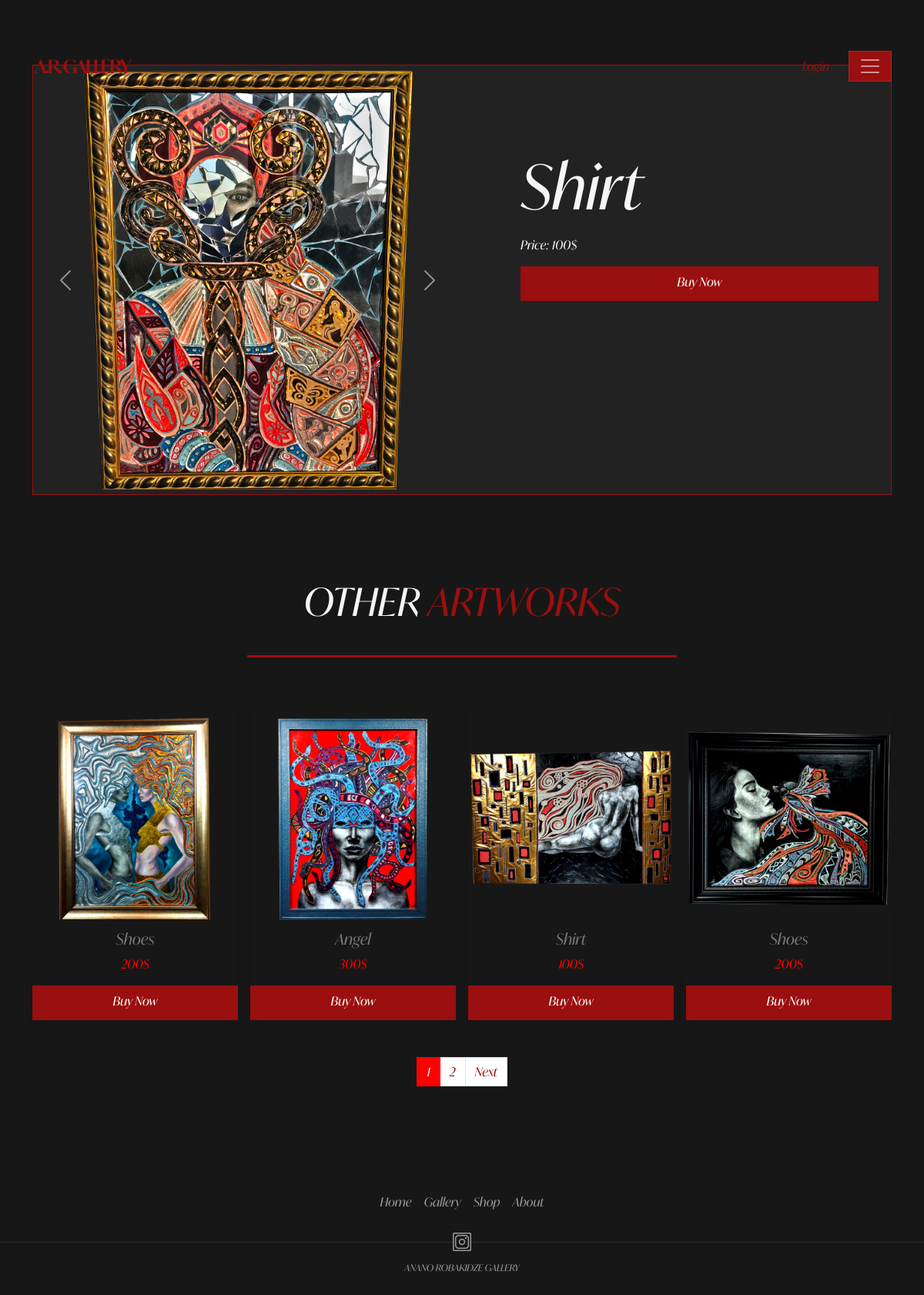
Page /product/1 on the committed database.
### src/models/product.py (models this page shows, shortened)
class Image(BaseModel):
    id = db.Column(db.Integer, primary_key=True)
    filename = db.Column(db.String(100), nullable=False)
    product_id = db.Column(db.Integer, db.ForeignKey('products.id'), nullable=False)

class Product(BaseModel):
    __tablename__ = "products"
    id = db.Column(db.Integer, primary_key=True)
    title = db.Column(db.String)
    price = db.Column(db.Integer)
    description = db.Column(db.Text)
    images = db.relationship('Image', backref='product', lazy=True)

### src/views/products/routes.py (the view)
@product_blueprint.route('/product/<int:id>')
def product(id):
    product_id = Product.query.get_or_404(id)
    other_products = Product.query.filter(Product.id != id)
    page = request.args.get('page', 1, type=int)
    per_page = 4  # Number of other products per page
    other_products_pagination = other_products.paginate(page=page, per_page=per_page, error_out=False)
    other_products_on_page = other_products_pagination.items
    total_pages = other_products_pagination.pages
    return render_template('products/product.html', product=product_id, other_products=other_products_pagination, other_products_on_page=other_products_on_page, total_pages=total_pages, page=page)

### src/template/products/product.html (shortened to what this page needs)
{% extends 'layouts/base.html' %}
{% block content %}
<div class="container mb-5" style="margin-top: 7%;" >
  <div class="card " style="border: 1px solid #9a0f0f; background-color: #222222; border-radius: 0;">
    <div class="row g-0">
      <div class="col">
        <div id="productCarousel" class="carousel slide" data-bs-ride="carousel">
          <div class="carousel-inner">
              {% for image in product.images %}
              <div class="carousel-item {% if loop.first %}active{% endif %}">
                  <img src="{{ url_for('static', filename='img/' + image.filename) }}" class="d-block w-100  card-img-top-item" alt="{{ product.title }}">
              </div>
              {% endfor %}
          </div>
          <button class="carousel-control-prev" type="button" data-bs-target="#productCarousel" data-bs-slide="prev">
              <span class="carousel-control-prev-icon" aria-hidden="true"></span>
          </button>
          <button class="carousel-control-next" type="button" data-bs-target="#productCarousel" data-bs-slide="next">
              <span class="carousel-control-next-icon" aria-hidden="true"></span>
          </button>
      </div>
      </div>
      <div class="col">
        <div class="card-body" style="margin-left: 60px;">
            <h2 class="card-title product-card-title" >{{ product.title }}</h2>
            <p class="card-text text"> Price: {{ product.price }}$</p>
            <a href="#" class="btn-buy">Buy Now</a>
        </div>
      </div>
    </div>
  </div>
</div>
<div class="container-fluid gallery-container">
  <div class="container-md">
    <h2 class="other-product-header">OTHER <span style="font-style: italic; color: #9a0f0f;">ARTWORKS</span></h2>
    <div class="line-container" style="margin-bottom: 30px;">
      <div class="line"></div>
    </div>
    <div class="row row-cols-1 row-cols-md-4 g-3">
      {% for other_product in other_products.items %}
      <div class="col mt-5 mb-5">
        <div class="card h-100" style="border: none; box-shadow: 0px 0px 10px rgba(0, 0, 0, 0.1); background-color: transparent; border-radius: 0px;">
          <a href="{{ url_for('product.product', id=other_product.id)}}">
            <img src="{{ url_for('static', filename='img/' + other_product.images[0].filename) }}" class="card-img-top" alt="{{ other_product.title }}" >
          </a>
          <div class="card-body" style="padding: 10px 0 0; text-align: center;">
            <h5 class="card-title" style="color:#777777;">{{ other_product.title }}</h5>
            <p class="card-text" style="color: red;"> {{ other_product.price }}$</p>
            <a href="{{ url_for('product.product', id=other_product.id)}}" class="btn-buy">Buy Now</a>
          </div>
        </div>
      </div>
      {% endfor %}
    </div>
    <div style="display: flex; justify-content: center; align-items: center; margin-bottom: 50px;">
      <nav aria-label="Other Products Pagination">
        <ul class="pagination">
          {% for num in other_products.iter_pages() %}
          {% if num %}
          <li class="page-item {% if num == other_products.page %}active{% endif %}">
            <a class="page-link{% if num == other_products.page %} active-link{% endif %}" href="?page={{ num }}" style="color: #9a0f0f;">{{ num }}</a>
          </li>
          {% else %}
          <li class="page-item disabled"><span class="page-link">...</span></li>
          {% endif %}
          {% endfor %}
          {% if other_products.has_next %}
          <li class="page-item">
            <a class="page-link" href="?page={{ other_products.next_num }}" style="color: #9a0f0f;">Next</a>
          </li>
          {% endif %}
        </ul>
      </nav>
    </div>
  </div>
</div>
{% endblock %}

### src/static/styles/style.css (style rules this page uses)
body { font-family: 'IvyMode'; }
html { box-sizing: border-box; }
*, *:before, *:after { box-sizing: inherit; }
body { margin: 0; padding: 0; background-color: #181717; }
.line-container { display: flex; justify-content: center; }
.line { border-top: solid 3px #9a0f0f; width: 50%; }
.text { color: #F6F5F5; }

### src/static/styles/gallery_style.css (style rules this page uses)
.gallery-container { display: flex; flex-direction: column; height: auto; margin-bottom: 20px; }

### src/static/styles/products_style.css (style rules this page uses)
.btn-buy { color: white; background-color: #9a0f0f; width: 100%; height: 45px; border: none; border-radius: 0; text-align: center; display: inline-block; text-decoration: none; line-height: 40px; }
.card-img-top { transition: transform 0.5s ease; margin-top: 15px !important; }
.card-img-top-item { transition: transform 0.5s ease; }
.page-link { border-radius: 0 !important; }
.pagination .active-link { background-color: red !important; color: #ffffff !important; border: 1px solid red !important; }
.product-card-title { color: #F6F5F5; font-size: 80px; font-weight: 400; font-style: italic; margin-top: 20%; }
.other-product-header { margin: 60px 0 40px; text-align: center; color:#F6F5F5; font-size: 50px; font-weight: 400; }

### rows in the picture
Image: filename (picture)
Product: title "Shirt", price "100"
Product: filename (picture), title "Shoes", price "200"
Product: filename (picture), title "Angel", price "300"
Product: filename (picture), title "Shirt", price "100"
Product: filename (picture), title "Shoes", price "200"

### other values in the picture
{{ num }} "1" "2"
